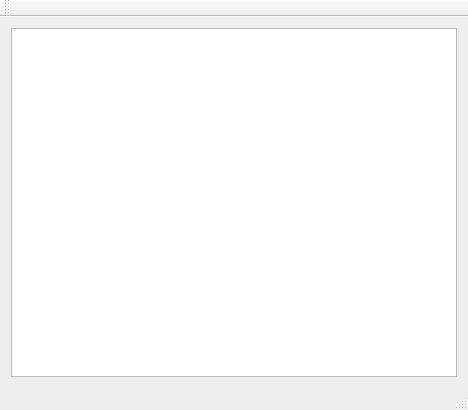
<?xml version="1.0" encoding="UTF-8"?>
<ui version="4.0">
 <class>MainWindow</class>
 <widget class="QMainWindow" name="MainWindow">
  <property name="geometry">
   <rect>
    <x>0</x>
    <y>0</y>
    <width>468</width>
    <height>410</height>
   </rect>
  </property>
  <property name="windowTitle">
   <string>MainWindow</string>
  </property>
  <widget class="QWidget" name="centralWidget">
   <layout class="QVBoxLayout" name="verticalLayout">
    <item>
     <widget class="TimelineView" name="treeView"/>
    </item>
   </layout>
  </widget>
  <widget class="QMenuBar" name="menuBar">
   <property name="geometry">
    <rect>
     <x>0</x>
     <y>0</y>
     <width>468</width>
     <height>22</height>
    </rect>
   </property>
  </widget>
  <widget class="QToolBar" name="mainToolBar">
   <attribute name="toolBarArea">
    <enum>TopToolBarArea</enum>
   </attribute>
   <attribute name="toolBarBreak">
    <bool>false</bool>
   </attribute>
  </widget>
  <widget class="QStatusBar" name="statusBar"/>
 </widget>
 <layoutdefault spacing="6" margin="11"/>
 <customwidgets>
  <customwidget>
   <class>TimelineView</class>
   <extends>QTreeView</extends>
   <header>timelineview.h</header>
  </customwidget>
 </customwidgets>
 <resources/>
 <connections/>
</ui>
